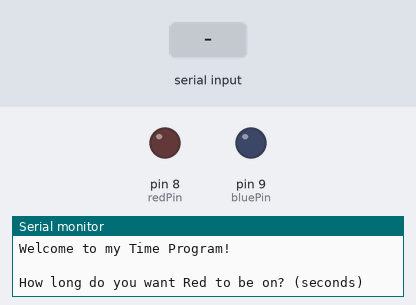
A sketch run on a simulated Arduino Uno, built with avr-gcc and run on an emulated ATmega328P. Parts: output pins drawn as LEDs (lit = HIGH), the last lines printed to the serial monitor. The test bench sets the inputs (shaded band).

Above: at 0.8 s.
0.9 s: "1,90\n" received over Serial
At 1.7 s:
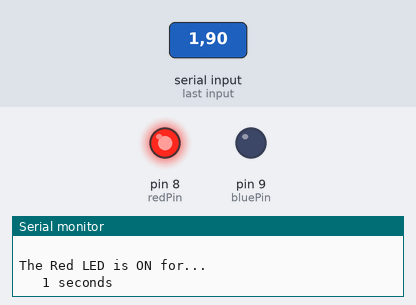
At 2.5 s:
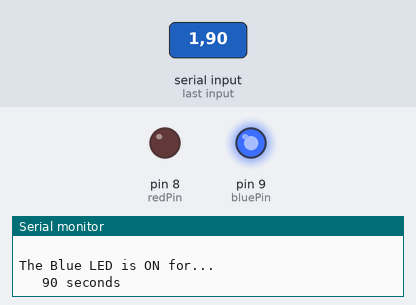
Timing chart, 0 to 4.0 s (numbered marks = the images above; inputs shaded):
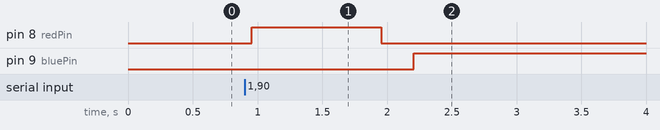

The sketch:

time_inputs.ino
```cpp
int redPin = 8;
int redOffTime = 250;
int redNumBlink = 1;
int redSecInput;

int bluePin = 9;
int blueOffTime = 250;
int blueNumBlink = 1;
int blueSecInput;

String redMessage = "The Red LED is ON for...";
String blueMessage = "The Blue LED is ON for...";
String space = " ";


void setup() {
	Serial.begin(9600);
	String wm1 = "Welcome to ";
	String wm2 = "my Time Program!";
	String wm3;
	wm3 = wm1 + wm2;
	Serial.println(wm3);
	Serial.println(space);
	pinMode(redPin, OUTPUT);
	pinMode(bluePin, OUTPUT);
	Serial.println("How long do you want Red to be on? (seconds)");
	while (Serial.available()==0) {}
	redSecInput = Serial.parseInt();
	Serial.print(redNumBlink);
	Serial.println(" seconds!");
	Serial.println("How long do you want Blue to be on? (seconcds)");
	while (Serial.available()==0) {}
	blueSecInput = Serial.parseInt();
	Serial.print(blueSecInput);
	Serial.println(" seconds!");
	Serial.println(space);
}


void loop() {
	Serial.println(redMessage);
	for (int i = 1; i <= redNumBlink; i=i+1) {
		Serial.print("   ");
		Serial.print(redSecInput);
		Serial.println(" seconds");
		digitalWrite(redPin, HIGH);
		delay(redSecInput * 1000);
		digitalWrite(redPin, LOW);
		delay(redOffTime);
	}
	Serial.println(space);
	Serial.println(blueMessage);
	for (int i = 1; i <= blueNumBlink; i=i+1) {
		Serial.print("   ");
		Serial.print(blueSecInput);
		Serial.println(" seconds");
		digitalWrite(bluePin, HIGH);
		delay(blueSecInput * 1000);
		digitalWrite(bluePin, LOW);
		delay(blueOffTime);
	}
	Serial.println(space);
}
```

Measured:
- after the input at 0.9 s, pin 8 (redPin): LOW → HIGH after 0.06 s, → LOW 1.0 s later; pin 9 (bluePin): LOW → HIGH after 1.3 s
